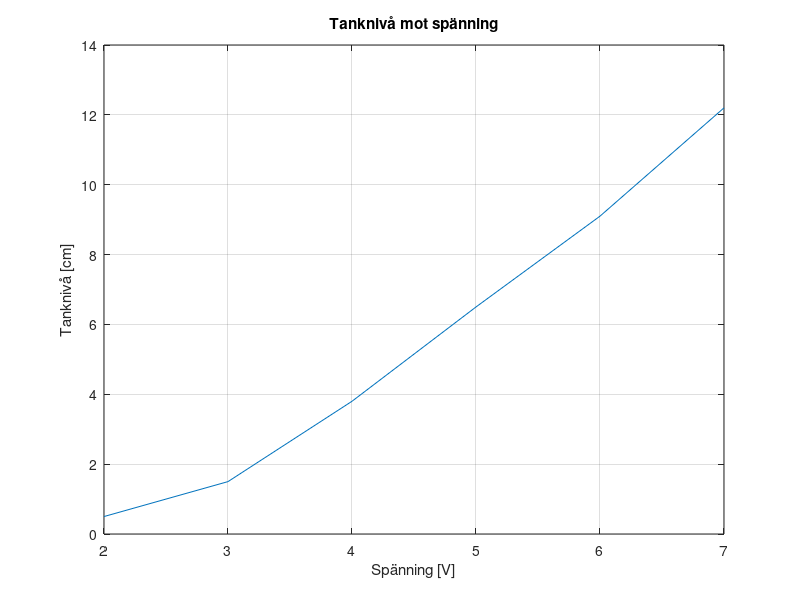
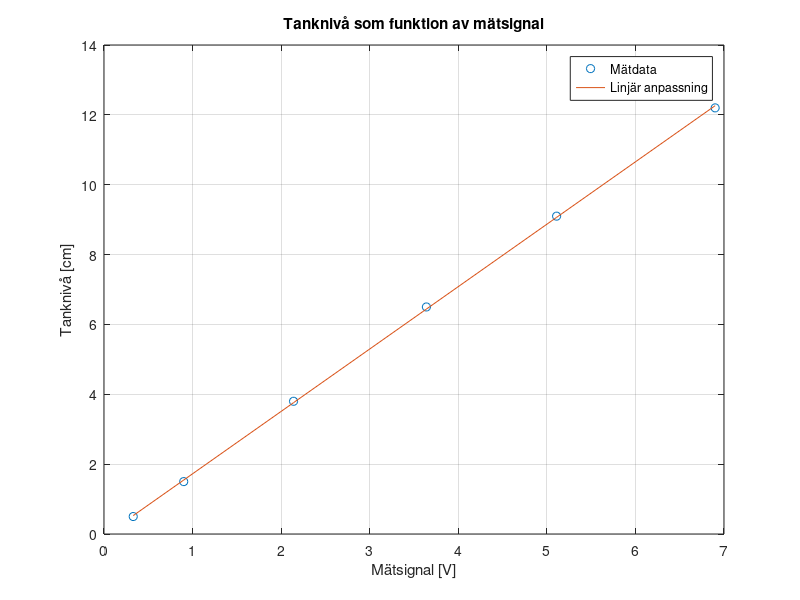
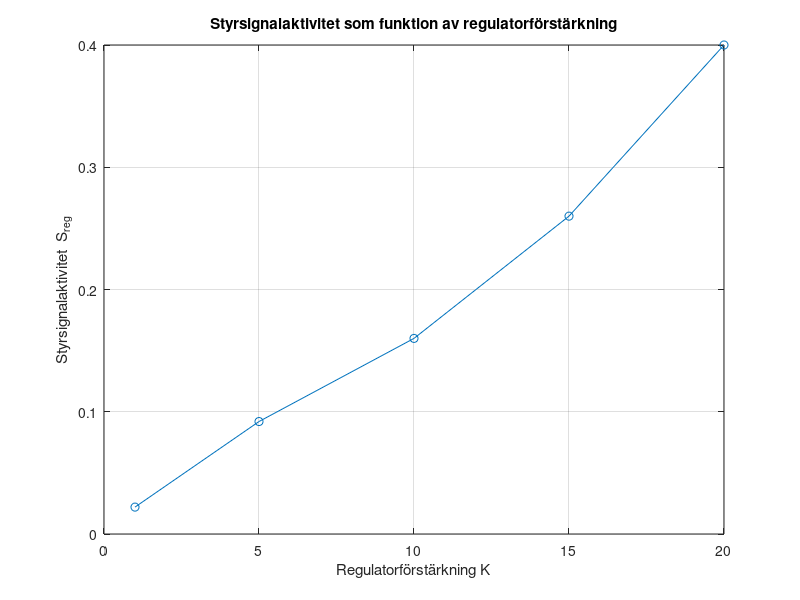
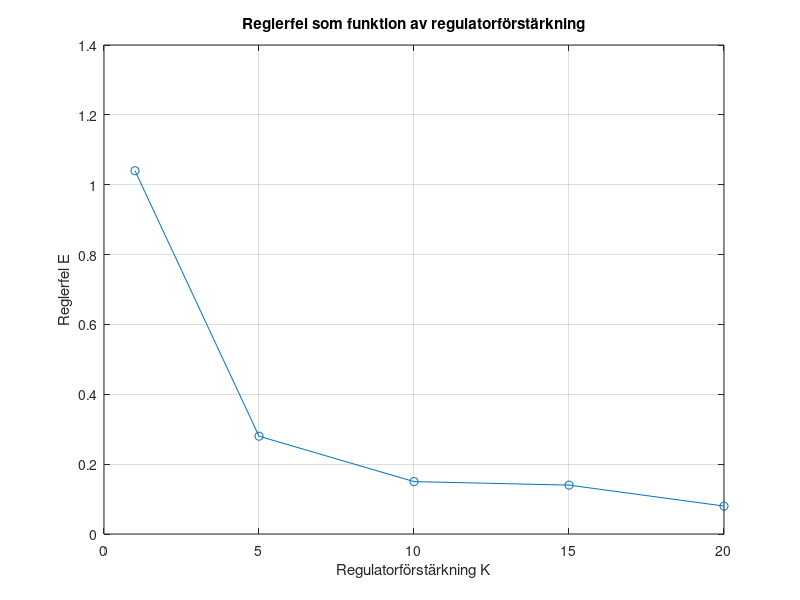

Here is the MATLAB script that generated these plots, in order: (Note: this script raises an error after producing the figures.)
load alldata.mat
load alldataANDtime.mat
load tankdata.mat
load tankdatany6V.mat



%% Lab 1



%V = [2; 3; 4; 5; 6; 7];
%H = [0.5; 1.5; 3.8; 6.5; 9.1; 12.2];
%M = [0.33; 0.9; 2.14; 3.64; 5.11; 6.9];

%P = polyfit(M,H,1);

%Tvarsnitssarea = pi*3.2^2; % cm2
%volume = Tvarsnitssarea*12; %cm3
%volymflode = volume/11.05;
%R = 8;

%Kreg = [1; 5; 10; 15; 20];
%Hreg = [6.96; 7.72; 7.85; 7.86; 7.92];
%Sreg = [0.022; 0.092; 0.16; 0.26; 0.40];

%E = 8 - Hreg;

%subplot(2,1,1)
%plot(m1(:,1),m1(:,2)); grid on;
%subplot(2,1,2)
%plot(Kreg,E);

V = [2; 3; 4; 5; 6; 7];
H = [0.5; 1.5; 3.8; 6.5; 9.1; 12.2];
M = [0.33; 0.9; 2.14; 3.64; 5.11; 6.9];

figure(1)
plot(V,H)
xlabel('Spänning [V]');
ylabel('Tanknivå [cm]');
title('Tanknivå mot spänning');
grid on

P = polyfit(M,H,1);

figure(2)
plot(M,H,'o')
hold on
plot(M,polyval(P,M),'-')
xlabel('Mätsignal [V]')
ylabel('Tanknivå [cm]')
title('Tanknivå som funktion av mätsignal')
legend('Mätdata','Linjär anpassning','Location','best')
grid on

Tvarsnitssarea = pi*3.2^2; % cm2
volume = Tvarsnitssarea*12; %cm3
volymflode = volume/11.05;

R = 8;

Kreg = [1; 5; 10; 15; 20];
Hreg = [6.96; 7.72; 7.85; 7.86; 7.92];
Sreg = [0.022; 0.092; 0.16; 0.26; 0.40];

E = R - Hreg;

figure(3)
plot(Kreg, Sreg, 'o-');
xlabel('Regulatorförstärkning K');
ylabel('Styrsignalaktivitet  S_{reg}');
title('Styrsignalaktivitet som funktion av regulatorförstärkning');
grid on;

figure(4)
plot(Kreg,E,'o-')
xlabel('Regulatorförstärkning K')
ylabel('Reglerfel E')
title('Reglerfel som funktion av regulatorförstärkning')
grid on

figure(5)
subplot(2,1,1)
plot(m1(:,1),m1(:,2)); 
grid on;
subplot(2,1,2)
plot(Kreg,E);




% Plot Arvarde h1 vs tid 
sig = h1.getElement(1);   % hämta första signalen
y = sig.Values.Data;      % själva värdena
t = sig.Values.Time;      % tidsvektor
h1 = sig.Values.Data;
figure; 
plot(t, y)





%% Lab 2

u0 = 5.6;

% upg. 7
q0 = volymflode;
g = 982;
h_10, h_20 = 8;
a = q0/sqrt(2*g*h_10);

 
% Upg 8

q = a*sqrt(2*g*H);

A = Tvarsnitssarea;

q_val = q(5);
V_val = V(5);

% upg 9 

qDq =(q_val-q0)/(V_val-u0);

T = 2*Tvarsnitssarea/a*sqrt(h_10/(2*g));
K1 = 2*qDq*a*sqrt(h_10/(2*g));

alfa =a/(2*A)*sqrt(2*g/(h_10));

K12 = 1;

u = v - u0;
